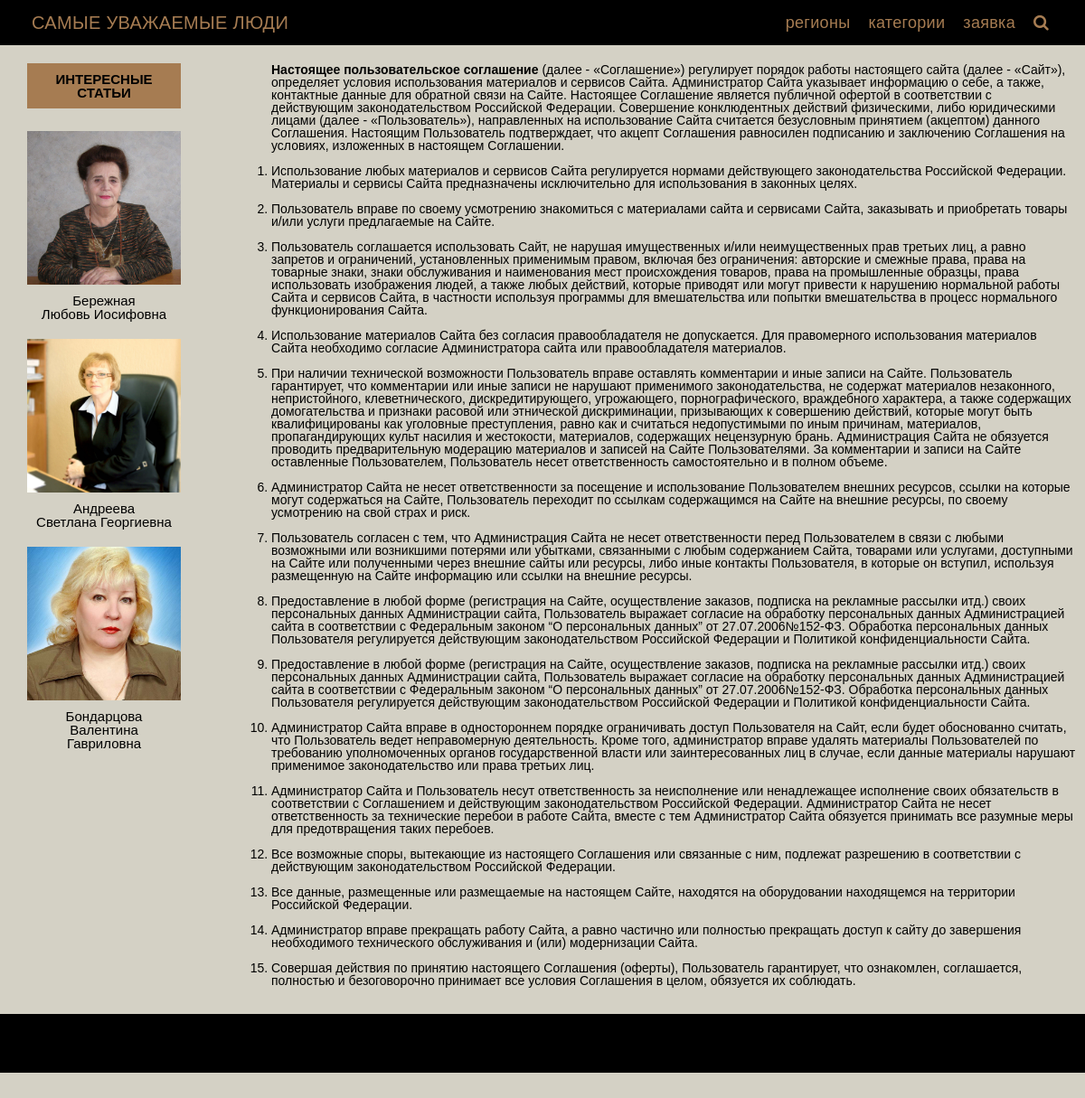
The page /pages/agreement/ on the database its author committed.
### blog2/models.py (models this page shows, shortened)
class Post(models.Model):
    title = models.CharField(max_length=255, verbose_name='Полное ФИО')
    slug = models.SlugField(max_length=255, unique=True)
    first_name = models.CharField(max_length=255, verbose_name='Фамилия')
    last_name = models.CharField(max_length=255, verbose_name='Имя, Отчество')
    subtitle = models.CharField(max_length=100, verbose_name='Профессия, должность')
    article_text = models.TextField(blank=True, verbose_name='Текст статьи')
    created_at = models.DateTimeField(auto_now_add=True, verbose_name='Опубликовано')
    photo = models.ImageField(upload_to='photos/%Y/%m/%d', blank=True, verbose_name='Превью')
    photo2 = models.ImageField(upload_to='photos/%Y/%m/%d', blank=True, verbose_name='Основное фото в статье')
    views = models.IntegerField(default=0, verbose_name='Количество просмотров')
    region = models.ForeignKey(Region, on_delete=models.PROTECT, related_name='posts')
    category = models.ForeignKey(Category, on_delete=models.PROTECT, related_name='posts')
    is_published = models.BooleanField(default=True, verbose_name='Опубликовано или нет')
    class Meta:
        verbose_name = 'Статья'
        verbose_name_plural = 'Статьи'
        ordering = ['title']
    def get_absolute_url(self):
        return reverse('post', kwargs={"slug": self.slug})

### blog2/views.py (the view)
# urls.py: path('pages/agreement/', agreement, name='agreement'),
def agreement(request):
    return render(request, 'pages/agreement.html')

### blog2/models.py (called while the page is built)
    def get_absolute_url(self):
        return reverse('region', kwargs={"slug": self.slug})

    def get_absolute_url(self):
        return reverse('category', kwargs={"slug": self.slug})

### blog2/templatetags/sidebar.py (called while the page is built)
@register.inclusion_tag('blog2/regions_tpl.html')
def get_region():
    regions = Region.objects.all()
    return {"regions": regions}

@register.inclusion_tag('blog2/categories_tpl.html')
def get_category():
    categories = Category.objects.all()
    return {"categories": categories}

@register.inclusion_tag('blog2/random_posts_tpl.html')
def get_random_posts():
    random_posts = list(Post.objects.all())
    posts = random.sample(random_posts, min(len(random_posts), 3))
    return {"posts": posts}

### blog2/templates/pages/agreement.html (shortened to what this page needs)
{% extends 'base.html' %}
{% load static %}
{% load sidebar %}
{% block content %}
<div class="container">
    <div class="container-single">
        <div class="site-bar_agreement site-bar">
            <div class="interesting_articles_heading">Интересные статьи</div>
            <div class="interesting_articles_block">
                {% get_random_posts %}
            </div>
        </div>
        <div class="text-area_agreement">
            <p>
                <b>Настоящее пользовательское соглашение</b> (далее - «Соглашение») регулирует порядок работы настоящего
                сайта
                (далее - «Сайт»), определяет условия использования материалов и сервисов Сайта. Администратор Сайта
                указывает информацию о себе, а также, контактные данные для обратной связи на Сайте. Настоящее
                Соглашение
                является публичной офертой в соответствии с действующим законодательством Российской Федерации.
                Совершение
                конклюдентных действий физическими, либо юридическими лицами (далее - «Пользователь»), направленных на
                использование Сайта считается безусловным принятием (акцептом) данного Соглашения. Настоящим
                Пользователь
                подтверждает, что акцепт Соглашения равносилен подписанию и заключению Соглашения на условиях,
                изложенных в
                настоящем Соглашении.
            </p>
            <br>
            <ol>
                <li>Использование любых материалов и сервисов Сайта регулируется нормами действующего законодательства
                    Российской Федерации. Материалы и сервисы Сайта предназначены исключительно для использования в
                    законных целях.
                </li>
                <br>
                <li>Пользователь вправе по своему усмотрению знакомиться с материалами сайта и сервисами Сайта,
                    заказывать и приобретать товары и/или услуги предлагаемые на Сайте.
                </li>
                <br>
                <li>Пользователь соглашается использовать Сайт, не нарушая имущественных и/или неимущественных прав
                    третьих лиц, а равно запретов и ограничений, установленных применимым правом, включая без
                    ограничения: авторские и смежные права, права на товарные знаки, знаки обслуживания и наименования
                    мест происхождения товаров, права на промышленные образцы, права использовать изображения людей, а
                    также любых действий, которые приводят или могут привести к нарушению нормальной работы Сайта и
                    сервисов Сайта, в частности используя программы для вмешательства или попытки вмешательства в
                    процесс нормального функционирования Сайта.
                </li>
                <br>
                <li>Использование материалов Сайта без согласия правообладателя не допускается. Для правомерного
                    использования материалов Сайта необходимо согласие Администратора сайта или правообладателя
                    материалов.
                </li>
                <br>
                <li>При наличии технической возможности Пользователь вправе оставлять комментарии и иные записи на
                    Сайте. Пользователь гарантирует, что комментарии или иные записи не нарушают применимого
                    законодательства, не содержат материалов незаконного, непристойного, клеветнического,
                    дискредитирующего, угрожающего, порнографического, враждебного характера, а также содержащих
                    домогательства и признаки расовой или этнической дискриминации, призывающих к совершению действий,
                    которые могут быть квалифицированы как уголовные преступления, равно как и считаться недопустимыми
                    по иным причинам, материалов, пропагандирующих культ насилия и жестокости, материалов, содержащих
                    нецензурную брань. Администрация Сайта не обязуется проводить предварительную модерацию материалов и
                    записей на Сайте Пользователями. За комментарии и записи на Сайте оставленные Пользователем,
                    Пользователь несет ответственность самостоятельно и в полном объеме.
                </li>
                <br>
                <li>Администратор Сайта не несет ответственности за посещение и использование Пользователем внешних
                    ресурсов, ссылки на которые могут содержаться на Сайте, Пользователь переходит по ссылкам
                    содержащимся на Сайте на внешние ресурсы, по своему усмотрению на свой страх и риск.
                </li>
                <br>
                <li>Пользователь согласен с тем, что Администрация Сайта не несет ответственности перед Пользователем в
                    связи с любыми возможными или возникшими потерями или убытками, связанными с любым содержанием
                    Сайта, товарами или услугами, доступными на Сайте или полученными через внешние сайты или ресурсы,
                    либо иные контакты Пользователя, в которые он вступил, используя размещенную на Сайте информацию или
                    ссылки на внешние ресурсы.
                </li>
                <br>
                <li>Предоставление в любой форме (регистрация на Сайте, осуществление заказов, подписка на рекламные
                    рассылки итд.) своих персональных данных Администрации сайта, Пользователь выражает согласие на
                    обработку персональных данных Администрацией сайта в соответствии с Федеральным законом “О
                    персональных данных” от 27.07.2006№152-ФЗ. Обработка персональных данных Пользователя регулируется
                    действующим законодательством Российской Федерации и Политикой конфиденциальности Сайта.
                </li>
                <br>
                <li>Предоставление в любой форме (регистрация на Сайте, осуществление заказов, подписка на рекламные
                    рассылки итд.) своих персональных данных Администрации сайта, Пользователь выражает согласие на
                    обработку персональных данных Администрацией сайта в соответствии с Федеральным законом “О
                    персональных данных” от 27.07.2006№152-ФЗ. Обработка персональных данных Пользователя регулируется
                    действующим законодательством Российской Федерации и Политикой конфиденциальности Сайта.
                </li>
                <br>
                <li>Администратор Сайта вправе в одностороннем порядке ограничивать доступ Пользователя на Сайт, если
                    будет обоснованно считать, что Пользователь ведет неправомерную деятельность. Кроме того,
                    администратор вправе удалять материалы Пользователей по требованию уполномоченных органов
                    государственной власти или заинтересованных лиц в случае, если данные материалы нарушают применимое
                    законодательство или права третьих лиц.
                </li>
                <br>
                <li>Администратор Сайта и Пользователь несут ответственность за неисполнение или ненадлежащее исполнение
                    своих обязательств в соответствии с Соглашением и действующим законодательством Российской
                    Федерации. Администратор Сайта не несет ответственность за технические перебои в работе Сайта,
                    вместе с тем Администратор Сайта обязуется принимать все разумные меры для предотвращения таких
                    перебоев.
                </li>
                <br>
                <li>Все возможные споры, вытекающие из настоящего Соглашения или связанные с ним, подлежат разрешению в
                    соответствии с действующим законодательством Российской Федерации.
                </li>
                <br>
                <li>Все данные, размещенные или размещаемые на настоящем Сайте, находятся на оборудовании находящемся на
                    территории Российской Федерации.
                </li>
                <br>
                <li>Администратор вправе прекращать работу Сайта, а равно частично или полностью прекращать доступ к
                    сайту до завершения необходимого технического обслуживания и (или) модернизации Сайта.
                </li>
                <br>
                <li>Совершая действия по принятию настоящего Соглашения (оферты), Пользователь гарантирует, что
                    ознакомлен, соглашается, полностью и безоговорочно принимает все условия Соглашения в целом,
                    обязуется их соблюдать.
                </li>
            </ol>
        </div>
    </div>
</div>
{% endblock %}

### blog2/templates/blog2/random_posts_tpl.html
{% for post in posts %}
<div class="interesting_articles_img">
    <a href="{{ post.get_absolute_url}}">
        <img src="{{ post.photo.url }}" alt="{{ post.title }}">
    </a>
</div>
<div class="interesting_articles_title">
    <a href="{{ post.get_absolute_url}}">
        {{ post.first_name }} <br> {{ post.last_name }}
    </a>
</div>
{% endfor %}

### site_blog/static/css/style.css (style rules this page uses)
* { padding: 0; margin: 0; border: 0; }
*, *:before, *:after { -moz-box-sizing: border-box; -webkit-box-sizing: border-box; box-sizing: border-box; }
html, body { height: 100%; width: 100%; font-size: 100%; line-height: 1; font-size: 14px; -ms-text-size-adjust: 100%; -moz-text-size-adjust: 100%; -webkit-text-size-adjust: 100%; }
a { text-decoration: none; }
img { vertical-align: top; }
body { font-family: 'PT Sans', sans-serif; background-color: #d4d1c5; flex: 1 1 auto; }
.container { max-width: 1180px; margin: 0 auto; }
.container-single { position: relative; max-width: 1180px; height: auto; display: flex; flex-direction: row; margin-left: 20px; }
.site-bar { width: 300px; height: auto; display: flex; flex-direction: column; align-content: center; align-items: center; justify-content: flex-start; font-size: 15px; margin: 0 100px 0 0; }
.interesting_articles_block { display: flex; width: auto; flex-direction: column; flex-wrap: wrap; justify-content: space-evenly; align-items: center; margin-bottom: 10px; }
.interesting_articles_heading { width: 170px; height: 50px; margin: 25px 0 25px 0; text-align: center; text-transform: uppercase; font-weight: bold; background-color: #a67c52; color: #000000; text-decoration: none; padding-top: 10px; }
.interesting_articles_img img { width: 170px; height: 170px; margin-bottom: 10px; }
.interesting_articles_title { width: 150px; height: auto; text-align: center; text-decoration: none; font-size: 15px; margin-bottom: 20px; }
.interesting_articles_title a { color: #000000; text-decoration: none; }
.text-area_agreement { margin-top: 70px; margin-bottom: 30px; font-size: 14px; }
.site-bar_agreement { margin-top: 45px; }

### rows shown on the page
Post: photo (picture), first_name "Бережная", last_name "Любовь Иосифовна"
Post: photo (picture), first_name "Андреева", last_name "Светлана Георгиевна"
Post: photo (picture), first_name "Бондарцова", last_name "Валентина Гавриловна"
